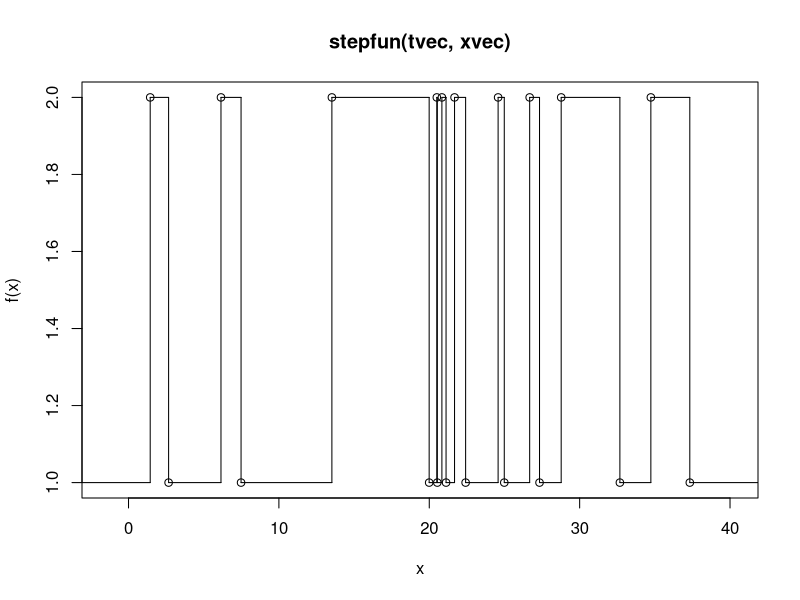

Generate this figure with R:
# function

rcfmc<-function(n,Q,pi0)
{
        xvec=vector("numeric",n+1)
        tvec=vector("numeric",n)
        r=length(pi0)
        x=sample(r,1,prob=pi0)
        t=0
        xvec[1]=x
        for (i in 1:n) {
                t=t+rexp(1,-Q[x,x])
                weights=Q[x,]
                weights[x]=0
                x=sample(r,1,prob=weights)
                xvec[i+1]=x
                tvec[i]=t
        }
        stepfun(tvec,xvec)
}

# example

pdf("cont.pdf"); plot(rcfmc(20,matrix(c(-0.5,0.5,1,-1),ncol=2,byrow=TRUE),c(1,0))); dev.off()

# eof
